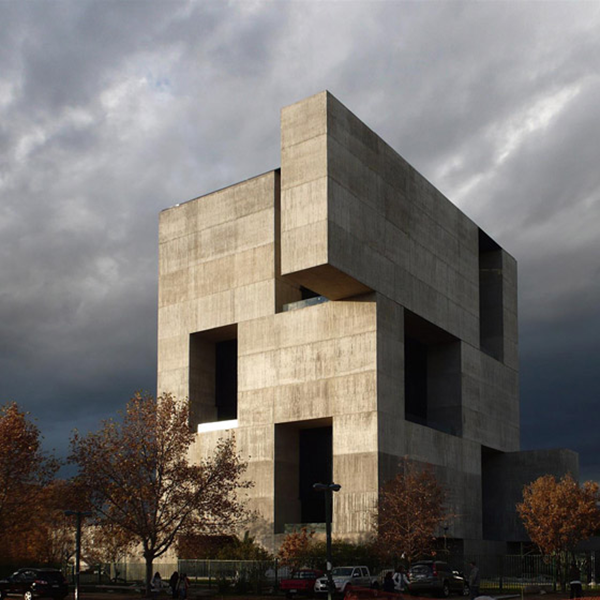
#> input picture Clases/edif_elemental.png, 600 x 600 px
$ jupyter execute Capitulo1_FFT_JPEG.ipynb   (shell and % lines are left out)
#> lines starting #> are read from the running program, lines starting #| are printed output that depends on the picture; long printed decimals are rounded
<hr style="border:2px solid #808080"> </hr>
<center><h1 style="color:#03122E;"> Álgebra Lineal Numérica IMT2111</h1></center>
<center><h1 style="color:#173F8A;"> Capítulo 1: Conceptos basicos. Producto matriz-vector rapido</h3></center>
<center><h1 style="color:#0176DE;"> Prof. Manuel A. Sánchez</h3></center>
<hr style="border:2px solid #808080"> </hr>

## **Tabla de contenidos**

1. [**FFT** - Transformada rapida de Fourier](#Transformada-rapida-de-Fourier)
    1. [FFT de Numpy](#Numpy-FFT)
    2. [DCT](#Transformada-rapida-de-coseno)

2. [**Compresion JPEG**](#COMPRESION-JPEG)

[cell 1]
import numpy as np # numerical linear algebra library
import scipy as sp # scientific computing library
import matplotlib.pyplot as plt # visualization library
from scipy.fft import dct as spdct

## Transformada rapida de Fourier

[cell 2]
def fft(x,n):
    '''
    Input : n = 2^t, x\in R^n
    Output: y = F_n * x, discrete Fourier transform
    '''
    if n == 1:
        return x
    else:
        m = int(n/2)
        yT = fft(x[::2],m)
        yB = fft(x[1::2],m)
        omega = np.exp(-np.pi*1j/m)
        d = np.array([omega**j for j in range(m)])
        z = d*yB#np.multiply(d,yB)
        return np.concatenate([yT+z, yT-z])

## Numpy FFT

[cell 3]
n= 2**8; x= np.random.rand(n)
# fft computed using our algorithm
y  = fft(x,n)
# fft computed using numpy
ynp = np.fft.fft(x,n)
print('error :', np.linalg.norm(y-ynp))

orderfft = lambda n:8*n*np.log2(n)
ordermult = lambda n: n**2
nplot = np.arange(1,2**10)
plt.plot(nplot, orderfft(nplot)); plt.plot(nplot, ordermult(nplot), 'C03'); plt.show()
#> after `plt.plot(nplot, orderfft(nplot))`:
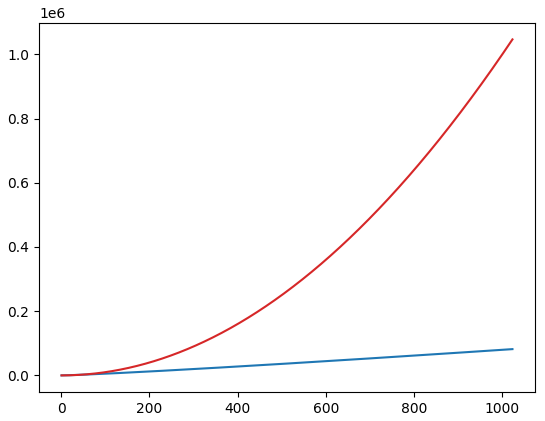
#> figure drawn by matplotlib, 1 panel; curve peaks at x = 1023, y = 81828.5; curve peaks at x = 1023, y = 1046529

[cell 4]
fft(x,n)
np.fft.fft(x,n)

<h2 style="color:#E3AE00 ;text-align:center;"> Es posible acelerar nuestro codigo ?<br> </h2>

## Transformada rapida de coseno

[cell 5]
def dct(x,m):
    Extilde=x[m-1:0:-1]
    xcos = np.concatenate([x,Extilde])
    ytilde = fft(xcos, 2*m).real
    return 0.5*ytilde[0:m+1]

[cell 6]
n= 2**3; x= np.random.rand(n+1)
ydct = dct(x,n)
yspdct = 0.5*spdct(x,1)
print('error :', np.linalg.norm(ydct-yspdct))

## COMPRESION JPEG

[cell 7]
from numpy.random import rand, randint
from numpy import linspace, meshgrid
from matplotlib.pyplot import imshow, plot, axis
import matplotlib.pyplot as plt
import numpy as np
import time
from scipy.fft import dct, idct
from PIL import Image

[cell 8]
img = Image.open('edif_elemental.png')
#> img is the input picture: PIL image 600x600 RGB; mean R, G, B 116.8, 112.3, 108.4
imggray = img.convert('LA')
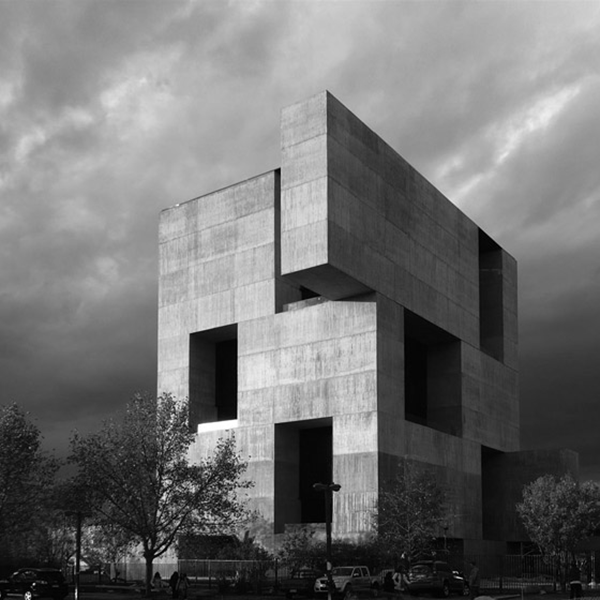
#> imggray: PIL image 600x600 LA; mean R, G, B, A 113.2, 113.2, 113.2, 255
plt.figure(figsize=(9, 6))
plt.imshow(imggray);

[cell 9]
imgmat = np.array(list(imggray.getdata(band=0)), float)
imgmat.shape = (imggray.size[1], imggray.size[0])
imgmat = np.matrix(imgmat)
plt.figure(figsize=(9,6))
plt.imshow(imgmat, cmap='gray');

[cell 10]
Q_JPEG = np.array([[201, 200, 195, 193, 185, 181, 185, 182],
                   [204, 206, 206, 208, 203, 196, 196, 189],
                   [205, 204, 201, 204, 204, 204, 209, 205],
                   [213, 208, 201, 200, 199, 200, 206, 203],
                   [213, 211, 206, 206, 199, 190, 186, 176],
                   [226, 227, 226, 228, 222, 214, 211, 202],
                   [229, 229, 228, 230, 228, 227, 234, 232],
                   [230, 230, 227, 228, 223, 223, 230, 229]], dtype=np.float64)

[cell 11]
A = imgmat
C = np.zeros(A.shape)
Nx, Ny = imgmat.shape
#> Nx = 600; Ny = 600
nx = int(Nx/8); ny = int(Ny/8)
#> after `nx = int(Nx / 8)`: nx = 75
#> after `ny = int(Ny / 8)`: ny = 75

nnonzeroentries = 0
for i in range(nx):
    for j in range(ny):
        Ablock = A[i*8:(i+1)*8, j*8:(j+1)*8]
        Ablock = Ablock-128
        B = dct(dct(Ablock, axis=0), axis=1)
        BdQ = np.divide(B,Q_JPEG)
        Btocompress = np.around(BdQ)
        nnonzeroentries += np.count_nonzero(Btocompress)

        # Decode
        CQ = np.multiply(Btocompress,Q_JPEG)
        Cblock = idct(idct(CQ, axis=0), axis=1)
        Cblock = np.around(Cblock)
        Cblock +=128
        C[i*8:(i+1)*8, j*8:(j+1)*8] = Cblock
#> after the loop, nnonzeroentries = 58238

print("Numero total de entradas:", A.size)
#| Numero total de entradas: 360000
print("Numero de entradas no cero de A", np.count_nonzero(A))
#| Numero de entradas no cero de A 359953
print("number de entradas no cero de A comprimida:", nnonzeroentries)
#| number de entradas no cero de A comprimida: 58238
print("La distancia or norma entre la imagen original y la imagen comprimida:", np.linalg.norm(A-C))
#| La distancia or norma entre la imagen original y la imagen comprimida: 1222.622
